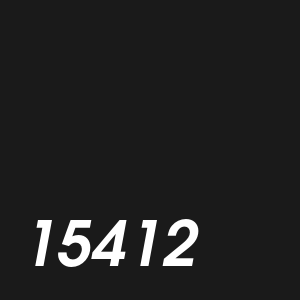

Python code for this plot:
#!/usr/bin/env python

# Test vtkTextActor with PROP scale mode and pre-instantiated text property.

import vtkmodules.vtkInteractionStyle  # noqa: F401
import vtkmodules.vtkRenderingFreeType  # noqa: F401
import vtkmodules.vtkRenderingOpenGL2  # noqa: F401

from vtkmodules.vtkCommonCore import VTK_ARIAL, VTK_TEXT_BOTTOM, VTK_TEXT_LEFT
from vtkmodules.vtkRenderingCore import (
    vtkRenderWindow,
    vtkRenderWindowInteractor,
    vtkRenderer,
    vtkTextActor,
    vtkTextProperty,
)

# Pre-instantiated text property (VTK bug 15412)
text_property = vtkTextProperty()
text_property.SetBold(1)
text_property.SetItalic(1)
text_property.SetShadow(0)
text_property.SetFontFamily(VTK_ARIAL)
text_property.SetJustification(VTK_TEXT_LEFT)
text_property.SetVerticalJustification(VTK_TEXT_BOTTOM)

# Text actor with PROP scale mode
text_actor = vtkTextActor()
text_actor.GetPositionCoordinate().SetCoordinateSystemToDisplay()
text_actor.GetPositionCoordinate().SetReferenceCoordinate(None)
text_actor.GetPosition2Coordinate().SetCoordinateSystemToDisplay()
text_actor.GetPosition2Coordinate().SetReferenceCoordinate(None)
text_actor.SetTextScaleModeToProp()
text_actor.SetTextProperty(text_property)
text_actor.SetInput("15412")
text_actor.GetPositionCoordinate().SetValue(20.0, 20.0, 0.0)
text_actor.GetPosition2Coordinate().SetValue(280.0, 80.0, 0.0)

# Renderer
renderer = vtkRenderer()
renderer.SetBackground(0.1, 0.1, 0.1)
renderer.AddViewProp(text_actor)

# Window
render_window = vtkRenderWindow()
render_window.AddRenderer(renderer)
render_window.SetWindowName("text actor scale mode prop")
render_window.SetMultiSamples(0)
render_window.SetSize(300, 300)

# Interactor
interactor = vtkRenderWindowInteractor()
interactor.SetRenderWindow(render_window)

interactor.Initialize()
interactor.Start()
